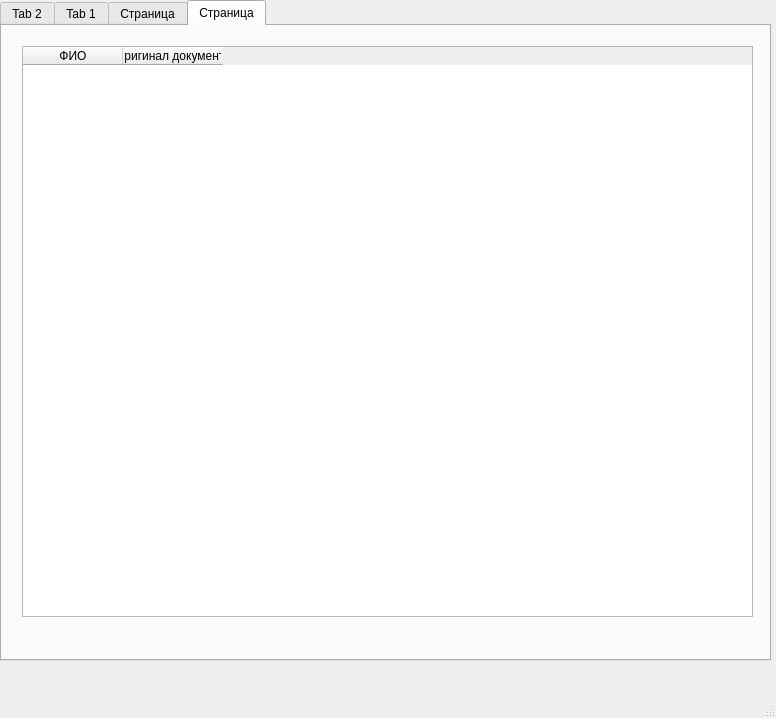
<?xml version="1.0" encoding="UTF-8"?>
<ui version="4.0">
 <class>MainWindow</class>
 <widget class="QMainWindow" name="MainWindow">
  <property name="geometry">
   <rect>
    <x>0</x>
    <y>0</y>
    <width>776</width>
    <height>718</height>
   </rect>
  </property>
  <property name="windowTitle">
   <string>MainWindow</string>
  </property>
  <widget class="QWidget" name="centralwidget">
   <widget class="QTabWidget" name="tabWidget">
    <property name="geometry">
     <rect>
      <x>0</x>
      <y>0</y>
      <width>771</width>
      <height>661</height>
     </rect>
    </property>
    <property name="currentIndex">
     <number>3</number>
    </property>
    <widget class="QWidget" name="tab_2">
     <attribute name="title">
      <string>Tab 2</string>
     </attribute>
     <widget class="QTableWidget" name="tableWidget_2">
      <property name="geometry">
       <rect>
        <x>0</x>
        <y>0</y>
        <width>741</width>
        <height>571</height>
       </rect>
      </property>
      <column>
       <property name="text">
        <string>ФИО</string>
       </property>
      </column>
      <column>
       <property name="text">
        <string>пол</string>
       </property>
      </column>
      <column>
       <property name="text">
        <string>E-mail</string>
       </property>
      </column>
      <column>
       <property name="text">
        <string>телефон</string>
       </property>
      </column>
      <column>
       <property name="text">
        <string>статус</string>
       </property>
      </column>
      <column>
       <property name="text">
        <string>стадия</string>
       </property>
      </column>
     </widget>
    </widget>
    <widget class="QWidget" name="tab">
     <attribute name="title">
      <string>Tab 1</string>
     </attribute>
     <widget class="QTableWidget" name="tableWidget">
      <property name="geometry">
       <rect>
        <x>10</x>
        <y>50</y>
        <width>731</width>
        <height>571</height>
       </rect>
      </property>
      <column>
       <property name="text">
        <string>ФИО</string>
       </property>
      </column>
      <column>
       <property name="text">
        <string>Баллы ЕГЭ</string>
       </property>
      </column>
      <column>
       <property name="text">
        <string>Баллы ИД</string>
       </property>
      </column>
      <column>
       <property name="text">
        <string>Оригинал</string>
       </property>
      </column>
     </widget>
     <widget class="QLabel" name="label">
      <property name="geometry">
       <rect>
        <x>10</x>
        <y>15</y>
        <width>281</width>
        <height>31</height>
       </rect>
      </property>
      <property name="font">
       <font>
        <pointsize>10</pointsize>
       </font>
      </property>
      <property name="text">
       <string>Конкурсная таблица поступающих на направление</string>
      </property>
     </widget>
     <widget class="QComboBox" name="comboBox">
      <property name="geometry">
       <rect>
        <x>310</x>
        <y>20</y>
        <width>69</width>
        <height>22</height>
       </rect>
      </property>
     </widget>
     <widget class="QPushButton" name="pushButton">
      <property name="geometry">
       <rect>
        <x>390</x>
        <y>20</y>
        <width>75</width>
        <height>23</height>
       </rect>
      </property>
      <property name="text">
       <string>загрузить</string>
      </property>
     </widget>
    </widget>
    <widget class="QWidget" name="tab_3">
     <attribute name="title">
      <string>Страница</string>
     </attribute>
     <widget class="QTableWidget" name="tableWidget_3">
      <property name="geometry">
       <rect>
        <x>20</x>
        <y>10</y>
        <width>731</width>
        <height>571</height>
       </rect>
      </property>
      <column>
       <property name="text">
        <string>ФИО</string>
       </property>
      </column>
      <column>
       <property name="text">
        <string>Баллы ЕГЭ</string>
       </property>
      </column>
      <column>
       <property name="text">
        <string>Баллы ИД</string>
       </property>
      </column>
      <column>
       <property name="text">
        <string>Оригинал</string>
       </property>
      </column>
     </widget>
    </widget>
    <widget class="QWidget" name="tab_4">
     <attribute name="title">
      <string>Страница</string>
     </attribute>
     <widget class="QTableWidget" name="tableWidget_4">
      <property name="geometry">
       <rect>
        <x>20</x>
        <y>20</y>
        <width>731</width>
        <height>571</height>
       </rect>
      </property>
      <column>
       <property name="text">
        <string>ФИО</string>
       </property>
      </column>
      <column>
       <property name="text">
        <string>Оригинал документа</string>
       </property>
      </column>
     </widget>
    </widget>
   </widget>
  </widget>
  <widget class="QMenuBar" name="menubar">
   <property name="geometry">
    <rect>
     <x>0</x>
     <y>0</y>
     <width>776</width>
     <height>26</height>
    </rect>
   </property>
  </widget>
  <widget class="QStatusBar" name="statusbar"/>
 </widget>
 <resources/>
 <connections/>
</ui>
